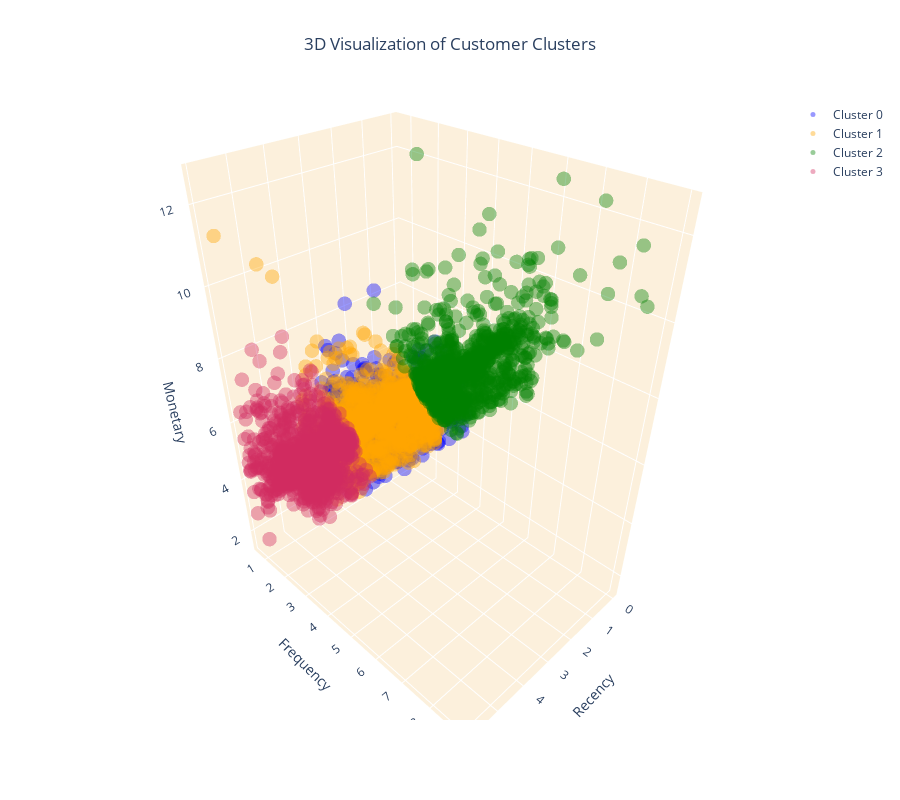

Notebook source saved alongside this figure:
### Markdown cell above
Below is the code of creating an interactive 3D plot.

### Code cell
colors = ['blue', 'orange', 'green', '#D12B60']

# Create a 3D scatter plot
fig = go.Figure()
fig.add_trace(go.Scatter3d(x=df_rfm[km == 0,0], y=df_rfm[km == 0,1], z=df_rfm[km == 0,2], 
                           mode='markers', marker=dict(color=colors[0], size=5, opacity=0.4), name='Cluster 0'))
fig.add_trace(go.Scatter3d(x=df_rfm[km == 1,0], y=df_rfm[km == 1,1], z=df_rfm[km == 1,2], 
                           mode='markers', marker=dict(color=colors[1], size=5, opacity=0.4), name='Cluster 1'))
fig.add_trace(go.Scatter3d(x=df_rfm[km == 2,0], y=df_rfm[km == 2,1], z=df_rfm[km == 2,2],
                           mode='markers', marker=dict(color=colors[2], size=5, opacity=0.4), name='Cluster 2'))
fig.add_trace(go.Scatter3d(x=df_rfm[km == 3,0], y=df_rfm[km == 3,1], z=df_rfm[km == 3,2],
                           mode='markers', marker=dict(color=colors[3], size=5, opacity=0.4), name='Cluster 3'))

fig.update_layout(
    title=dict(text='3D Visualization of Customer Clusters', x=0.5),
    scene=dict(
        xaxis=dict(backgroundcolor="#fcf0dc", gridcolor='white', title='Recency'),
        yaxis=dict(backgroundcolor="#fcf0dc", gridcolor='white', title='Frequency'),
        zaxis=dict(backgroundcolor="#fcf0dc", gridcolor='white', title='Monetary'),
    ),
    width=900,
    height=800
)
fig.show()

### Figure 1 — Plotly figure (JSON) as saved in the notebook; plotly's stock layout.template omitted (floating-point values rounded to 4 significant figures; data arrays with more than 128 entries replaced by an {"elided": "..."} marker saying what was removed)
{"data": [{"marker": {"color": "blue", "opacity": 0.4, "size": 5}, "mode": "markers", "name": "Cluster 0", "type": "scatter3d", "x": {"elided": "846 float values"}, "y": {"elided": "846 float values"}, "z": {"elided": "846 float values"}}, {"marker": {"color": "orange", "opacity": 0.4, "size": 5}, "mode": "markers", "name": "Cluster 1", "type": "scatter3d", "x": {"elided": "1296 float values"}, "y": {"elided": "1296 float values"}, "z": {"elided": "1296 float values"}}, {"marker": {"color": "green", "opacity": 0.4, "size": 5}, "mode": "markers", "name": "Cluster 2", "type": "scatter3d", "x": {"elided": "898 float values"}, "y": {"elided": "898 float values"}, "z": {"elided": "898 float values"}}, {"marker": {"color": "#D12B60", "opacity": 0.4, "size": 5}, "mode": "markers", "name": "Cluster 3", "type": "scatter3d", "x": {"elided": "1298 float values"}, "y": {"elided": "1298 float values"}, "z": {"elided": "1298 float values"}}], "layout": {"height": 800, "scene": {"xaxis": {"backgroundcolor": "#fcf0dc", "gridcolor": "white", "title": {"text": "Recency"}}, "yaxis": {"backgroundcolor": "#fcf0dc", "gridcolor": "white", "title": {"text": "Frequency"}}, "zaxis": {"backgroundcolor": "#fcf0dc", "gridcolor": "white", "title": {"text": "Monetary"}}}, "title": {"text": "3D Visualization of Customer Clusters", "x": 0.5}, "width": 900}}
